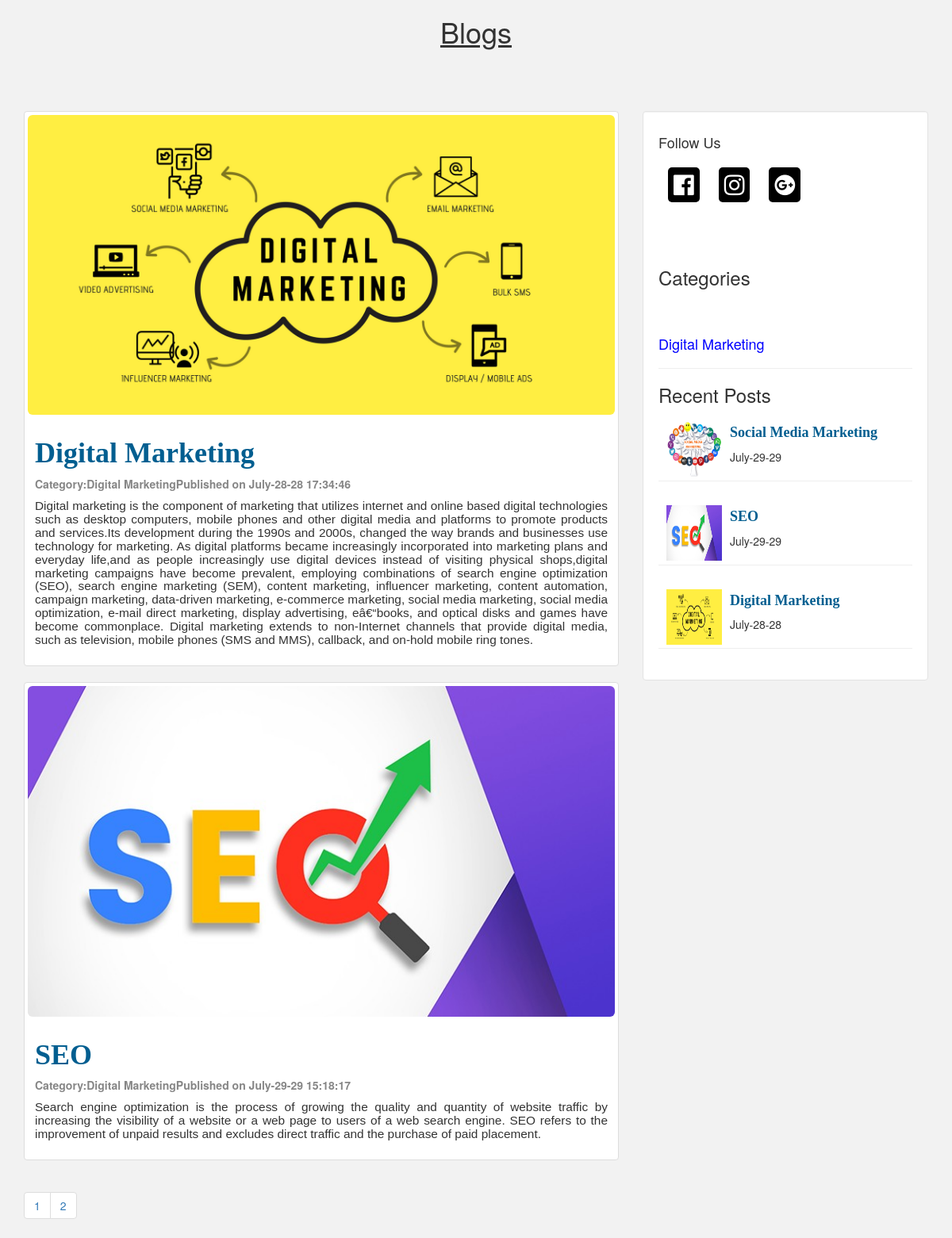
The page / on the database its author committed.
### tables this page shows
CREATE TABLE `admin_panel` (
  `id` int(10) NOT NULL,
  `datetime` varchar(50) NOT NULL,
  `title` varchar(200) NOT NULL,
  `category` varchar(100) NOT NULL,
  `author` varchar(100) NOT NULL,
  `image` varchar(200) NOT NULL,
  `post` varchar(10000) NOT NULL
);

CREATE TABLE `category` (
  `id` int(10) NOT NULL,
  `datetime` varchar(50) NOT NULL,
  `name` varchar(100) NOT NULL,
  `creatorname` varchar(200) NOT NULL
);

### index.php (the view, shortened to what this page needs)
<!DOCTYPE html>
<html lang="en">
<head>
  <link rel="stylesheet" type="text/css" href="styles.css">
  <link rel="stylesheet" href="https://maxcdn.bootstrapcdn.com/bootstrap/3.3.7/css/bootstrap.min.css">
  <link rel="stylesheet" href="https://cdnjs.cloudflare.com/ajax/libs/font-awesome/4.7.0/css/font-awesome.min.css">
  <link rel="stylesheet" type="text/css" href="https://cdnjs.cloudflare.com/ajax/libs/animate.css/3.7.0/animate.min.css">
  <link rel="stylesheet"  href="https://stackpath.bootstrapcdn.com/font-awesome/4.7.0/css/font-awesome.min.css">
</head>
<body>
	<h1 class="title text-center" id="posts"><u>Blogs</u></h1>
	<br>
	<br>
	<br>
	<div class="container" style="margin-top: 10px;">
	<div class="row">
				<div class="col-md-8">
		<?php
		global $connectingDB;
		if(isset($_GET["Category"])){
			$Category=$_GET["Category"];
			$ViewQuery="SELECT * FROM admin_panel WHERE category='$Category' ORDER BY datetime desc LIMIT 0,2";
		}else{
		global $connectingDB;
		$results_per_page = 2;
		$ViewQuery="SELECT * FROM admin_panel ORDER BY datetime desc";}
		$Execute=mysqli_query($connectingDB,$ViewQuery);
		$number_of_results=mysqli_num_rows($Execute);
		$number_of_pages=ceil($number_of_results/$results_per_page);
		if(!isset($_GET['page'])){
			$page=1;
		} else{
			$page = $_GET['page'];
		}
		global $connectingDB;
		$this_page_first_result=($page-1)*$results_per_page;
		$ViewQuery="SELECT * FROM admin_panel LIMIT ".$this_page_first_result. ',' .$results_per_page;
		$Execute=mysqli_query($connectingDB,$ViewQuery);
		while ($DataRows=mysqli_fetch_array($Execute)){
			$DateTime= $DataRows["datetime"];
			$Title= $DataRows["title"];
			$Category= $DataRows["category"];
			$Image= $DataRows["image"];
			$Post= $DataRows["post"];
		?>
		<div class="blogpost thumbnail" style="background-color:whitel;">
		<img class="img-responsive img-rounded" src="Upload/<?php echo $Image; ?>">
		<div class="caption">
		<h1 id="heading"> <?php echo htmlentities($Title); ?> </h1>	<p class="description">Category:<?php echo htmlentities($Category); ?>Published on <?php echo htmlentities($DateTime); ?>  </p>
		<h4 class="post"><?php echo $Post; ?></h4>
		</div>
		</div>
		<?php } ?>
		<nav aria-label="Page navigation example">
  <ul class="pagination">
    <?php for($page=1;$page<=$number_of_pages;$page++) : ?>
    <li class="page-item"><a class="page-link" href="blog.php?page=<?php echo($page) ?>"><?=$page; ?></a></li>
    <?php endfor; ?>
  </ul>
</nav>
		</div>
		<div class="col-md-4">
	    <div class="well">
		<h4>Follow Us</h4>
		<ol class="footer" id="social_logo">
                                    <li>
                                    <a href="#">
                                    <div class="float-left f"><i class="fa fa-facebook-official fa-footer" aria-hidden="true"></i></div>
                                    </a>
                                    </li>
                                    <li>
                                    <a href="#">
                                    <div class="float-left i"><i class="fa fa-instagram fa-footer" aria-hidden="true"></i></div>
                                    </a>
                                    </li>
                                    <li>
                                    <a href="#">
                                    <div class="float-left t"><i class="fa fa-google-plus-official fa-footer" aria-hidden="true"></i></div>
                                    </a>
                                    </li>
		</ol>
        <div class="col-md-12">
</div><br><br>
							  <h3>Categories</h3>
							  <br>
							  <br>
                             <?php
                             global $connectingDB;
		$ViewQuery="SELECT * FROM category ORDER BY datetime desc";
		$Execute=mysqli_query($connectingDB,$ViewQuery);
		while ($DataRows=mysqli_fetch_array($Execute)) {
			$Category=$DataRows['name'];
			?>
<a href="index.php?Category=<?php echo $Category; ?>">
<h4 style="color: blue;"><?php echo $Category."<br>"."<hr>"; ?></h4>
</a>
<?php } ?>
		<h3>Recent Posts</h3>
		<?php
		$ViewQuery="SELECT * FROM admin_panel ORDER BY datetime desc LIMIT 0,5";
		$Execute=mysqli_query($connectingDB,$ViewQuery);
		while ($DataRows=mysqli_fetch_array($Execute)) {
		$DateTime= $DataRows["datetime"];
		$Title= $DataRows["title"];
		$Image= $DataRows["image"];
		if (strlen($DateTime)>11){
			$DateTime=substr($DateTime,0,11);}
		?>
	<div>
	<img style="margin-top: 10px;margin-left: 10px;" src="Upload/<?php echo htmlentities($Image); ?>" width=70; height=70;>
	<h4 id="heading" style="margin-left: 90px;margin-top: -65px;"><?php echo htmlentities($Title); ?></h4>
	<p id="description" style="margin-left: 90px;"><?php echo htmlentities($DateTime); ?></p>
	<hr>
</div>
	<?php } ?>
		</div>
		</div>
		  </div>
	</div>
</body>
</html>

### styles.css (style rules this page uses)
* { margin:0; padding:0; }
body { font-family: sans-serif; }
.blogpost { background-color:#9CC6EE; padding-left: 10px; padding-right: 10px; padding-top: 10px; overflow: hidden; }
#heading { font-family: Bitter,Georgia,"Times New Roman",Times,serif; font-weight: bold; color: #005E90; }
.description { color: #868686; font-weight:bold; margin-top:-2px; }
.post { font-size: 1.1em; font-family: "Lucida Sans Unicode", "Lucida Grande", sans-serif; text-align: justify; }

### index.php (style rules this page uses)
html { scroll-behavior: smooth; }
body { background-color:#F2F2F2; }
.footer { list-style: none; display: flex; }
.fa-footer { font-size: 30px!important; color:#fff; background-color: #000; }
.fa-facebook-official { margin: 12px; padding: 7px; border-radius: 5px; }
.fa-instagram { margin: 12px; padding: 7px; border-radius: 5px; }
.fa-google-plus-official { margin: 12px; padding: 7px; border-radius: 5px; }
.well { background-color:#fff!important; }
.i,.fa-angle-up { color:#fff; }

### rows shown on the page
admin_panel: image (picture), title "Digital Marketing", category "Digital Marketing", datetime "July-28-28 17:34:46", post "Digital marketing is the component of marketing that utilizes internet and online based digital technologies such as desktop computers, mobile phones and other digital media and platforms to promote products and services.Its development during the 1990s and 2000s, changed the way brands and businesses use technology for marketing. As digital platforms became increasingly incorporated into marketing plans and everyday life,and as people increasingly use digital devices instead of visiting physical shops,digital marketing campaigns have become prevalent, employing combinations of search engine optimization (SEO), search engine marketing (SEM), content marketing, influencer marketing, content…", datetime "July-28-28"
admin_panel: image (picture), title "SEO", category "Digital Marketing", datetime "July-29-29 15:18:17", post "Search engine optimization is the process of growing the quality and quantity of website traffic by increasing the visibility of a website or a web page to users of a web search engine. SEO refers to the improvement of unpaid results and excludes direct traffic and the purchase of paid placement.", datetime "July-29-29"
category: name "Digital Marketing"
admin_panel: image (picture), title "Social Media Marketing", datetime "July-29-29"
